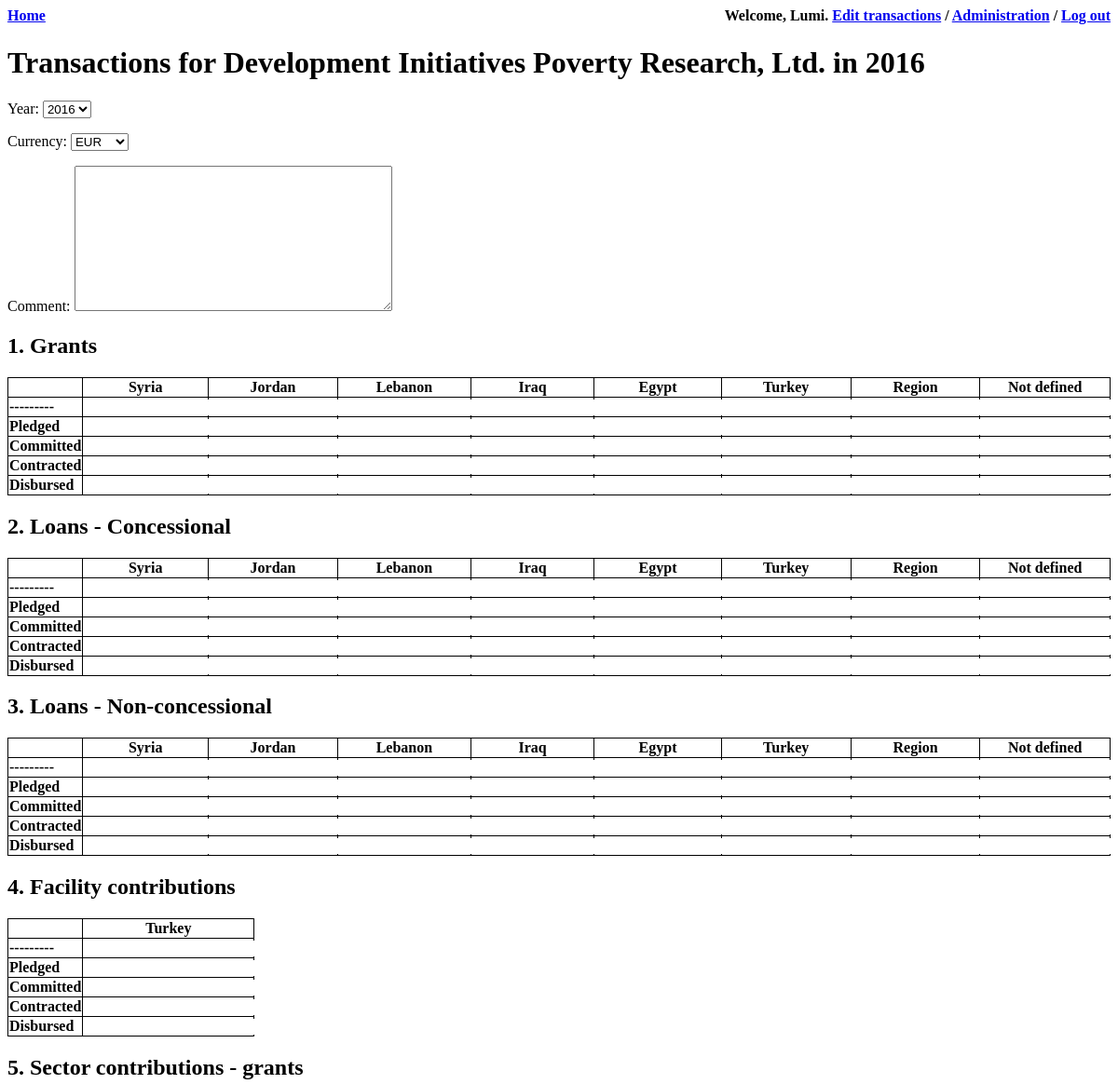
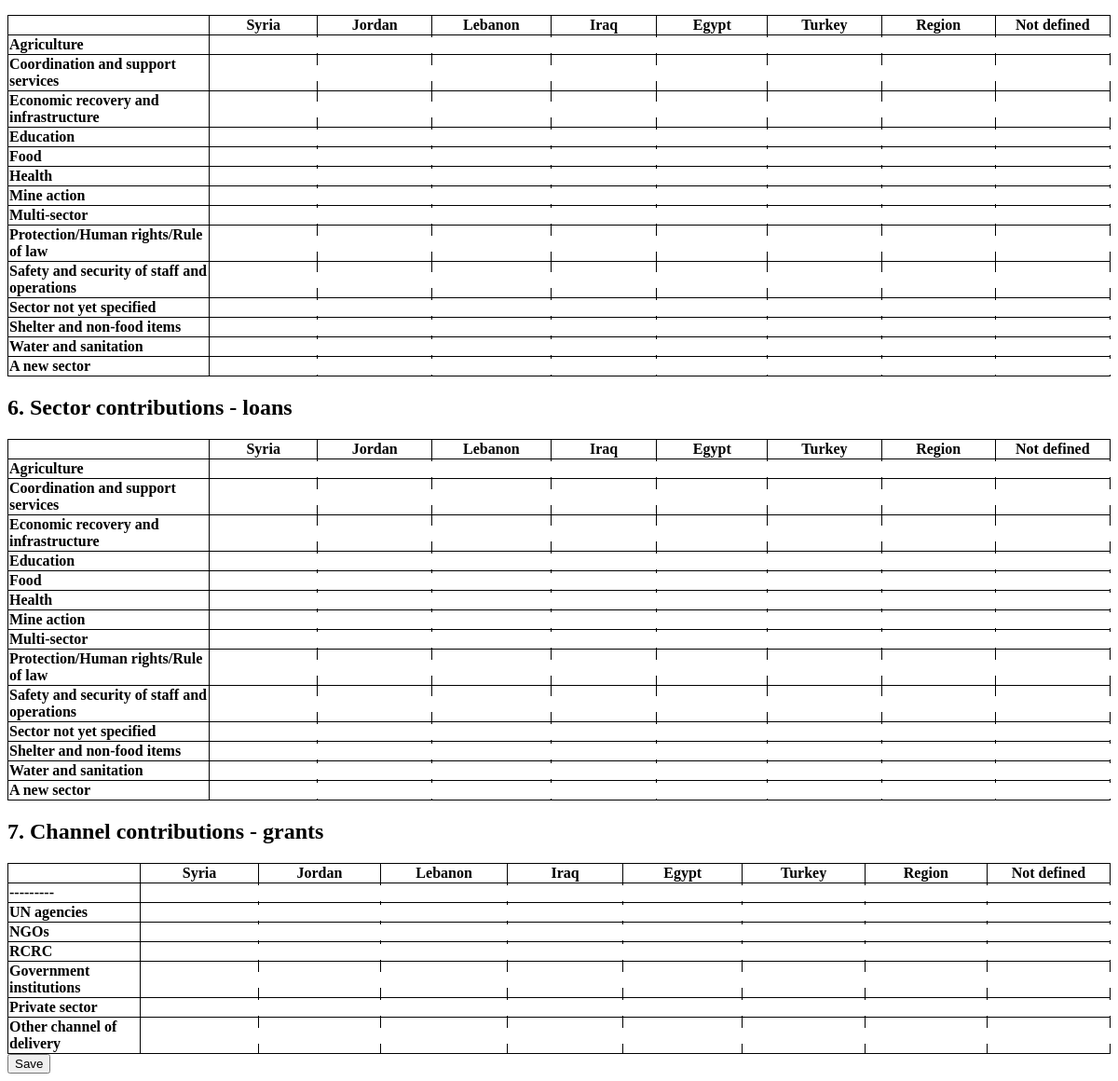
The app's page /edit/2016/ (signed in) with its own data (2 pictures, top to bottom).
### core/models.py (models this page shows, shortened)
class Contact(models.Model):
    user = models.OneToOneField(User,on_delete=models.CASCADE,primary_key=True)
    organisation = models.ForeignKey(Organisation)

class Organisation(models.Model):
    name = models.CharField(max_length=255,unique=True)
    slug = models.SlugField(max_length=255,unique=True)
    class Meta:
        ordering = ['name']
    def __unicode__(self):
        return u'%s' % self.name

class Sector(models.Model):
    name = models.CharField(max_length=255)
    LOAN_OR_GRANT_CHOICES = (
        ('L','Loan'),
        ('G','Grant'),
    )
    loan_or_grant = models.CharField(max_length=1,choices=LOAN_OR_GRANT_CHOICES,default='G')
    def __unicode__(self):
        return u'%s' % self.name

### core/views.py (the view)
# urls.py: url(r'^edit/(?P<year>\d{4})/$', views.edit, name='core.views.edit'),
@login_required
def edit(request,year):
    user = request.user
    contact = get_object_or_404(Contact,user=user)
    organisation = contact.organisation
    recipients = Transaction.RECIPIENT_CHOICES
    statuses = Transaction.PLEDGE_OR_DISB_CHOICES
    sectors = Sector.objects.all()
    channels = Transaction.DELIVERY_CHOICES
    years = Transaction.YEAR_CHOICES
    year = int(year)
    if request.method == "POST":
        form = SpreadsheetForm(request.POST)
        queryDict = request.POST
        comment = queryDict.get('comment')
        currencyPK = safeInt(queryDict.get('currency'))
        if not Spreadsheet.objects.filter(organisation=organisation,year=year).exists():
            spreadsheet = Spreadsheet()
            spreadsheet.year = year
            spreadsheet.organisation = organisation
            if currencyPK>0:
                currency = Currency.objects.get(pk=currencyPK)
            else:
                currency = Currency.objects.all()[0]
            spreadsheet.currency = currency
            spreadsheet.comment = comment
            spreadsheet.save()
        else:
            spreadsheet = Spreadsheet.objects.get(organisation=organisation,year=year)
        excludeKeys = ["currency","comment","csrfmiddlewaretoken"]
        for key, value in queryDict.iteritems():
            if Entry.objects.filter(spreadsheet=spreadsheet,coordinates=key).exists():
                entry = Entry.objects.get(spreadsheet=spreadsheet,coordinates=key)
                if safeFloat(value)>0:
                    entry.amount = value
                    entry.save()
                else:
                    entry.delete()
            elif key not in excludeKeys and value!="":
                entry = Entry()
                entry.spreadsheet = spreadsheet
                entry.coordinates = key
                if safeFloat(value)>0:
                    entry.amount = value
                    entry.save()
        return redirect(spreadsheet)
    else:
        if Spreadsheet.objects.filter(organisation=organisation,year=year).exists():
            spreadsheet = Spreadsheet.objects.get(organisation=organisation,year=year)
            form = SpreadsheetForm(instance=spreadsheet)
            entries = Entry.objects.filter(spreadsheet=spreadsheet)
        else:
            form = SpreadsheetForm()
            entries = []
    return render(request,'core/edit.html', {"user":user,"contact":contact,"form":form,"entries":entries,"recipients":recipients,"statuses":statuses,"sectors":sectors,"channels":channels,"years":years,"selected_year":year})

### core/forms.py
class SpreadsheetForm(ModelForm):
    class Meta:
        model = Spreadsheet
        fields = ('currency','comment',)

### core/models.py (called while the page is built)
    def __str__(self):
        return self.iso

### ghts/templates/core/edit.html (shortened to what this page needs)
{% extends 'core/base.html' %}
    {% block content %}
    <h1>Transactions for {{contact.organisation}} in {{selected_year}}</h1>
    <p>
        <label>Year:</label>
        <select id="year">
            {% for year1, year2 in years%}
                {% if year1 == selected_year %}
                <option value="{{year1}}" selected="selected">{{year1}}</option>
                {% else %}
                <option value="{{year1}}">{{year1}}</option>
                {% endif %}
            {% endfor %}
        </select>
    </p>
    <form method="POST" class="transaction-form">{% csrf_token %}
        {{ form.as_p }}
        <h2>1. Grants</h2>
    <table>
        <tr>
            <th></th>
            {% for rcode, recip in recipients %}
                <th>{{recip}}</th>
            {% endfor %}
        </tr>
    {% for scode, status in statuses %}
        <tr>
            <td><b>{{status}}</b></td>
            {% for rcode, recip in recipients %}
                <td><input type="text" name="G|C|{{scode}}|{{rcode}}|||"/></td>
            {% endfor %}
        </tr>
    {% endfor %}
    </table>
    <h2>2. Loans - Concessional</h2>
    <table>
        <tr>
            <th></th>
            {% for rcode, recip in recipients %}
                <th>{{recip}}</th>
            {% endfor %}
        </tr>
    {% for scode, status in statuses %}
        <tr>
            <td><b>{{status}}</b></td>
            {% for rcode, recip in recipients %}
                <td><input type="text" name="L|C|{{scode}}|{{rcode}}|||"/></td>
            {% endfor %}
        </tr>
    {% endfor %}
    </table>
    <h2>3. Loans - Non-concessional</h2>
    <table>
        <tr>
            <th></th>
            {% for rcode, recip in recipients %}
                <th>{{recip}}</th>
            {% endfor %}
        </tr>
    {% for scode, status in statuses %}
        <tr>
            <td><b>{{status}}</b></td>
            {% for rcode, recip in recipients %}
                <td><input type="text" name="L|N|{{scode}}|{{rcode}}|||"/></td>
            {% endfor %}
        </tr>
    {% endfor %}
    </table>
    <h2>4. Facility contributions</h2>
    <table>
        <tr>
            <th></th>
            <th>Turkey</th>
        </tr>
    {% for scode, status in statuses %}
        <tr>
            <td><b>{{status}}</b></td>
            <td><input type="text" name="|N|{{scode}}|T|||F"/></td>
        </tr>
    {% endfor %}
    </table>
    <h2>5. Sector contributions - grants</h2>
    <table>
        <tr>
            <th></th>
            {% for rcode, recip in recipients %}
                <th>{{recip}}</th>
            {% endfor %}
        </tr>
    {% for sector in sectors %}
        <tr>
            <td><b>{{sector}}</b></td>
            {% for rcode, recip in recipients %}
                <td><input type="text" name="G|C||{{rcode}}|{{sector}}||"/></td>
            {% endfor %}
        </tr>
    {% endfor %}
    </table>
    <h2>6. Sector contributions - loans</h2>
    <table>
        <tr>
            <th></th>
            {% for rcode, recip in recipients %}
                <th>{{recip}}</th>
            {% endfor %}
        </tr>
    {% for sector in sectors %}
        <tr>
            <td><b>{{sector}}</b></td>
            {% for rcode, recip in recipients %}
                <td><input type="text" name="L|||{{rcode}}|{{sector}}||"/></td>
            {% endfor %}
        </tr>
    {% endfor %}
    </table>
    <h2>7. Channel contributions - grants</h2>
    <table>
        <tr>
            <th></th>
            {% for rcode, recip in recipients %}
                <th>{{recip}}</th>
            {% endfor %}
        </tr>
    {% for ccode, channel in channels %}
        <tr>
            <td><b>{{channel}}</b></td>
            {% for rcode, recip in recipients %}
                <td><input type="text" name="G|C||{{rcode}}||{{ccode}}|"/></td>
            {% endfor %}
        </tr>
    {% endfor %}
    </table>
        <button type="submit" class="save btn btn-default">Save</button>
    </form>
    {% endblock %}

### ghts/templates/core/base.html (shortened to what this page needs)
<!DOCTYPE html>
    <html>
        <head>
            {% load staticfiles %}
            <link rel=stylesheet href="{% static "core/css/login.css" %}" type="text/css">
            </head>
        <body style="background-color: #fff;">
    <div id="nav">
        <div id="home">
            <a href="{% url 'core.views.index' %}">Home</a>
        </div>
        {% if user.is_authenticated %}
        <div id="user-tools">
            {% block welcome-msg %}
                Welcome,
                <strong>{% firstof user.get_short_name user.get_username %}</strong>.
            {% endblock %}
            <a href="{% url 'core.views.edit' 2016 %}">Edit transactions</a> /
            {% block userlinks %}
                <a href="{% url 'admin:login' %}">Administration</a> /
                <a href="{% url 'core.views.login_user' %}">Log out</a>
            {% endblock %}
        </div>
        {% endif %}
    </div>
    <div id="meta-content">
            {% block content %}
            {% endblock %}
    </div>
        </body>
    </html>

### core/static/core/css/login.css (style rules this page uses)
body { background: #f8f8f8; }

### ghts/templates/core/base.html (style rules this page uses)
div#nav { width:100%;font-weight:bold;padding-bottom:20px; }
div#user-tools { text-align:right;width:50%;float:left;padding:0px; }
div#home { width:50%;float:left;padding:0px; }
div#meta-content { width:100% }

### ghts/templates/core/edit.html (style rules this page uses)
table, tr, th, td { border:1px solid black; border-collapse:collapse; }
table input { border:none;height:100%;width:100%; }

### records on screen
Contact: organisation "Development Initiatives Poverty Research, Ltd."
Sector: name "Agriculture"
Sector: name "Coordination and support services"
Sector: name "Economic recovery and infrastructure"
Sector: name "Education"
Sector: name "Food"
Sector: name "Health"
Sector: name "Mine action"
Sector: name "Multi-sector"
Sector: name "Protection/Human rights/Rule of law"
Sector: name "Safety and security of staff and operations"
Sector: name "Sector not yet specified"
Sector: name "Shelter and non-food items"
Sector: name "Water and sanitation"
Sector: name "A new sector"

### other values on screen
{{ selected_year }} "2016"
{{ recip }} "Syria" "Jordan" "Lebanon" "Iraq" "Egypt" "Turkey" "Region" "Not defined"
{{ status }} "---------" "Pledged" "Committed" "Contracted" "Disbursed"
{{ channel }} "---------" "UN agencies" "NGOs" "RCRC" "Government institutions" "Private sector" "Other channel of delivery"
form field value "2016"
